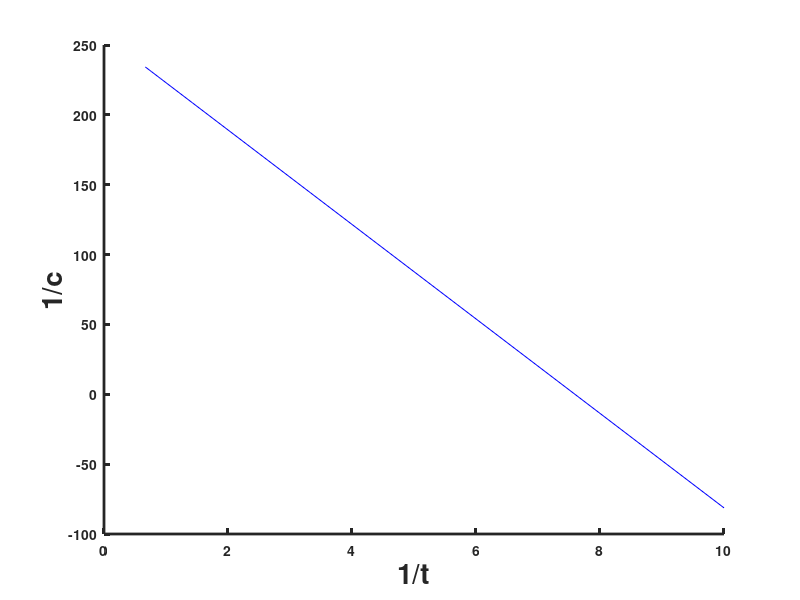

Recreate this plot in MATLAB.
L=3;
D=1/10;
V=0.5;
c0=0.3;
t=[0.1:0.2:1.6];
x=[0.1:0.2:1.6];
Pe=(V*L)/D;
Tprima=(t.*D)./(L^2);
lamda=Pe/2;
X=x./L;
T=(lamda^2).*Tprima;
cte1=-((2*pi)/(lamda^2));
aux=0;
for n=1:30000
    aux=aux+((n*sin(n*pi*X))/(1+(((n^2)*(pi^2))/(lamda^2)))).*(exp(-(1+(((n^2)*(pi^2)*T)/(lamda^2))))-1);
endfor
%finfor  
c=cte1.*aux;
c=c0.*c;

%Linealizacion
y=1./c;
x=1./t;
sumx=0;
for i=1:length(x)
  sumx=sumx+x(i);
endfor
%finpara
sumy=0;
for i=1:length(y)
  sumy=sumy+y(i);
endfor
%finpara
x_2_sum=0;
for i=1:length(x)
  x_2_sum=x_2_sum+((x(i))^2);
endfor
%finpara
x_sum_2=sumx^2;
xxy=0;
for i=1:length(x)
  xxy(i)=x(i)*y(i);
endfor
%finpara
sumxxy=0;
for i=1:length(xxy)
  sumxxy=sumxxy+xxy(i);
endfor
%finpara
promx=sumx/length(x);
promy=sumy/length(y);
fprintf('_____________________________________________________');
fprintf('\nsuma 1/c = %f',sumy);
fprintf('\nsuma 1/t = %f',sumx);
fprintf('\nsumatoria de 1/t cuadrado = %f',x_2_sum);
fprintf('\nsumatoria al cuadrado de 1/t= %f',x_sum_2);
fprintf('\nsumatoria de (1/c)*(1/t) = %f',sumxxy);
fprintf('\npromedio de 1/t= %f',promx);
fprintf('\npromedio de 1/c = %f',promy);
fprintf('\n_____________________________________________________');

beta_sobre_alfa=(length(t)*sumxxy-sumx*sumy)/(length(t)*x_2_sum-x_sum_2);
uno_sobre_alfa=promy-beta_sobre_alfa*promx;
alfa=1/uno_sobre_alfa;
beta=beta_sobre_alfa*alfa;

fprintf('\n\nValor de a0=1/alfa= %f',uno_sobre_alfa);
fprintf('\nValor de a1=beta/alfa %f',beta_sobre_alfa);

uno_sobre_c=0;
fprintf('\n\nvalores de 1/c:');
for i=1:length(x)
  uno_sobre_c(i)=uno_sobre_alfa+beta_sobre_alfa*x(i);
  fprintf('\n %f',uno_sobre_c(i));
endfor
%finpara

fprintf('\n\nEcuacion Lineal De C: 1/c=%f',uno_sobre_alfa);
fprintf('+(1/t)*(%f',beta_sobre_alfa);
fprintf(')');
fprintf('\n_____________________________________________________');

hold on
plot(x,uno_sobre_c,'-b','linewidth',0.3);
ylabel("1/c","fontweight","bold","fontsize",20);
xlabel("1/t","fontweight","bold","fontsize",20);
h=get(gcf,"currentaxes");
set(h,"fontweight","bold","linewidth",2);
print('D:/Octave/Taller Final/imagenes/linealizacion_saturada.jpg','-r300','-djpg','-F:Helvetica:12','-tight');
fprintf('\nfin programa');